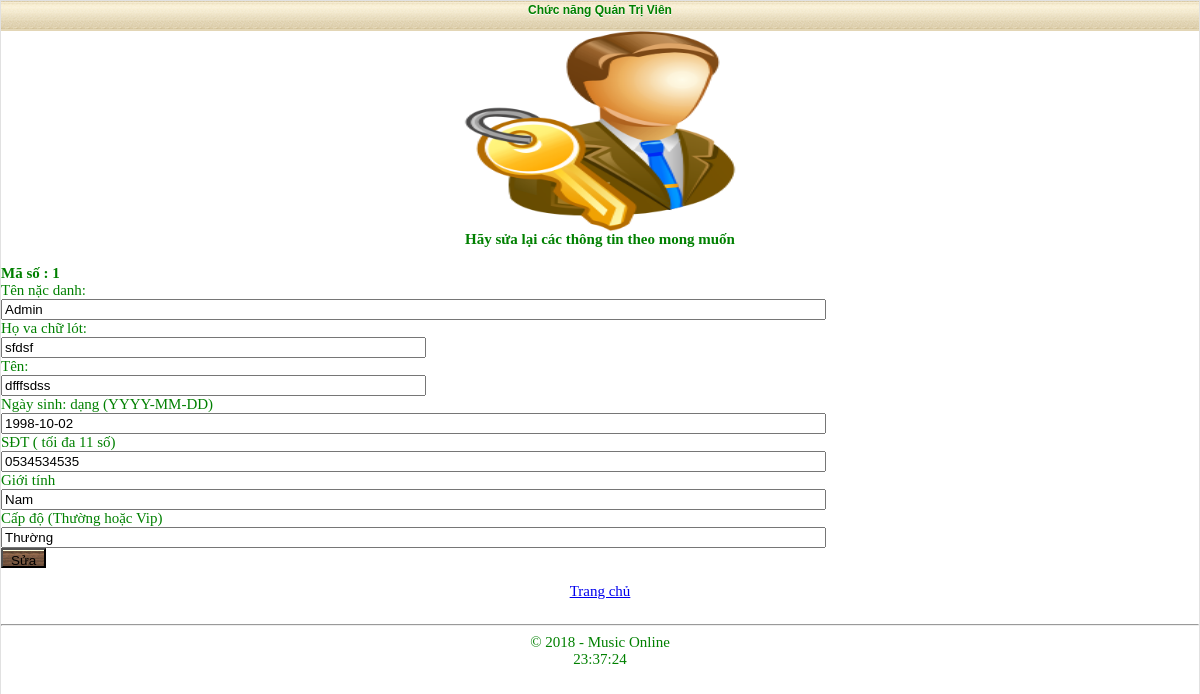
Before: /choosing.php?mod=sua_tv&&maso=1 (signed in) with the older database file.
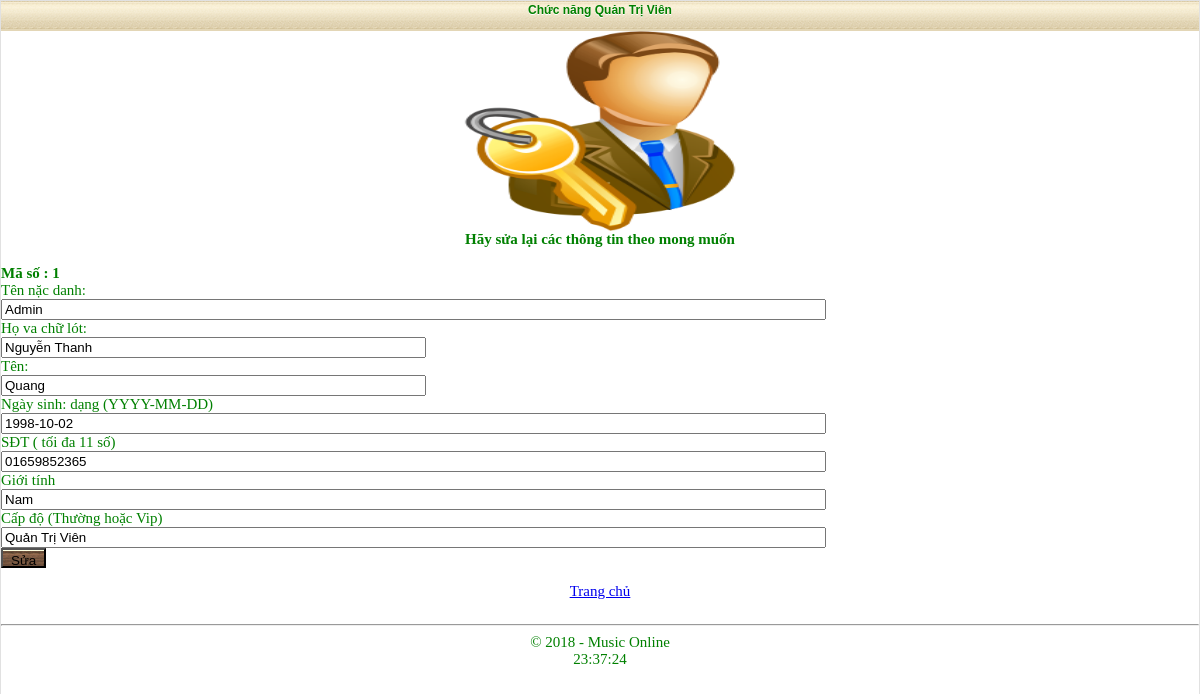
After: the same page with the newer database file.
### tables this page shows
CREATE TABLE `users` (
  `id` int(11) NOT NULL,
  `usr` varchar(25) NOT NULL,
  `pass` varchar(255) NOT NULL,
  `data_reg` varchar(255) NOT NULL,
  `holot` varchar(50) NOT NULL,
  `ten` varchar(20) NOT NULL,
  `ngaysinh` date NOT NULL,
  `SDT` varchar(11) NOT NULL,
  `gioitinh` varchar(3) NOT NULL,
  `capdo` varchar(20) NOT NULL
);

### system/include/settings.inc (called while the page is built, shortened)
<?php
if (isset ($_SESSION['log']) && isset ($_SESSION['pass'])) {
    $log = $_SESSION['log'];
    $pas = $_SESSION['pass'];
}
elseif (isset ($_COOKIE['log']) && isset ($_COOKIE['pas'])) {
    $log = base64_decode($_COOKIE['log']);
    $_SESSION['log'] = $log;
    $pas = $_COOKIE['pas'];
    $_SESSION['pass'] = $pas;
}
$req = mysql_query("SELECT * FROM `users` WHERE `usr` = '$log' and `pass`='$pas' LIMIT 1");
$avto = mysql_num_rows($req);
if ($avto == 1)
    $thonline = 1;
?>

### choosing.php (the view, shortened to what this page needs)
<?php
include('system/include/settings.inc');
include('system/include/head.inc');
echo '<div class="title"><center>Chức năng Quản Trị Viên</center></div><div>';
if($thonline == 1)
{
    echo '<center><img src="qtv.png" width="30%" height="25%"></center>';
switch($_GET[mod])
{
case 'sua_tv':
 $id=abs(intval($_GET['maso']));
    $req1 = mysql_query("SELECT * FROM `users` WHERE `id`='$id'");
    $b = mysql_fetch_array($req1);
$avto1=mysql_num_rows($req1);
if($avto1<1)
{
    echo 'Thành viên không tồn tại.<br>';
break;
}
else
{
    echo '<b><center>Hãy sửa lại các thông tin theo mong muốn</center>
    <br>Mã số : '.$id.'</b><br>';
    echo '<form action="choosing.php?mod=sua_tvxong&id='.$id.'" method="post">';
echo"Tên nặc danh:<br/>
<input class='input' type=\"text\" value=\"$b[usr]\" size=\"100\" name=\"usr\"/><br/>
Họ va chữ lót:<br/>
<input class='input' type=\"text\" value=\"$b[holot]\" size=\"50\" name=\"holot\"/><br/>
Tên:<br/>
<input class='input' type=\"text\" value=\"$b[ten]\" size=\"50\" name=\"ten\"/><br/>
Ngày sinh: dạng (YYYY-MM-DD)<br/>
<input class='input' type=\"text\" value=\"$b[ngaysinh]\" size=\"100\" name=\"ngaysinh\"/><br/>
SĐT ( tối đa 11 số)<br/>
<input class='input' type=\"text\" value=\"$b[SDT]\" size=\"100\" name=\"SDT\"/><br/>
Giới tính<br/>
<input class='input' type=\"text\" value=\"$b[gioitinh]\" size=\"100\" name=\"gioitinh\"/><br/>
Cấp độ (Thường hoặc Vip)<br/>
<input class='input' type=\"text\" value=\"$b[capdo]\" size=\"100\" name=\"capdo\"/><br/>
<input class=\"button\" type=\"submit\" value=\"Sửa\" /></form>";
}
break;
}
echo '<a href="?"><center>Trang chủ</center></a><br>';
}else{
header ('Location: index.php');
}
echo '<hr>';
include('system/include/end.inc');
?>

Changed rows visible on the page:
changed users "Admin": holot "sfdsf" → "Nguyễn Thanh"; ten "dfffsdss" → "Quang"; SDT "0534534535" → "01659852365"; capdo "Thường" → "Quản Trị Viên"
